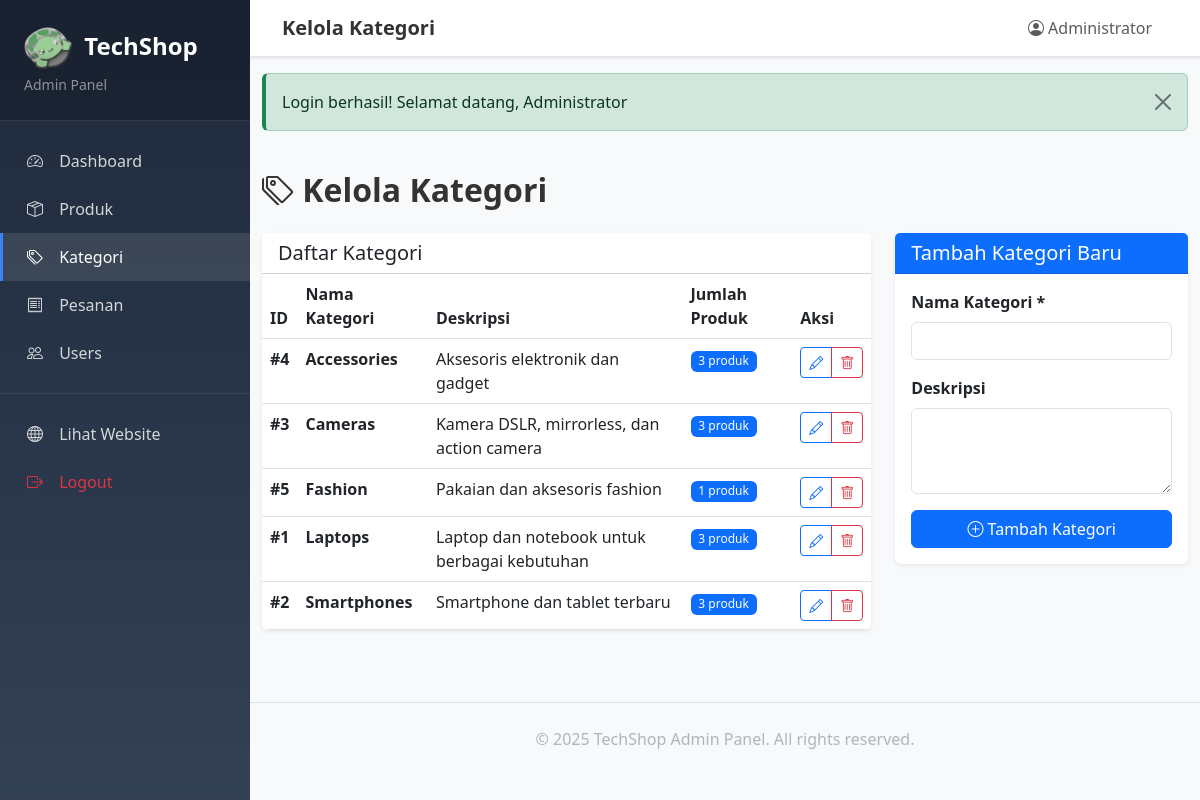
Screenshot of /admin/categories.php (signed in) with the database file from the repository.
### tables this page shows
CREATE TABLE `categories` (
  `cat_id` int(11) NOT NULL,
  `cat_title` varchar(100) NOT NULL,
  `cat_description` text DEFAULT NULL,
  `image` varchar(255) DEFAULT NULL,
  `created_at` timestamp NULL DEFAULT current_timestamp()
);

### db.php (called while the page is built, shortened)
<?php
function clean($string) {
    return htmlspecialchars(trim($string), ENT_QUOTES, 'UTF-8');
}
?>

### config.php (called while the page is built, shortened)
<?php
function truncate($text, $length = 100) {
    if (strlen($text) <= $length) {
        return $text;
    }
    return substr($text, 0, $length) . '...';
}
?>

### admin/categories.php (the view, shortened to what this page needs)
<?php
require_once '../db.php';
require_once '../config.php';
$query = "SELECT c.*, COUNT(p.id) as product_count
          FROM categories c
          LEFT JOIN products p ON c.cat_id = p.product_cat
          GROUP BY c.cat_id
          ORDER BY c.cat_title";
$categories = mysqli_query($conn, $query);
$edit_category = null;
include 'header_admin.php';
?>
<div class="container-fluid py-4">
    <h2 class="fw-bold mb-4"><i class="bi bi-tags"></i> Kelola Kategori</h2>
    <div class="row g-4">
        <div class="col-lg-8">
            <div class="card border-0 shadow-sm">
                <div class="card-header bg-white">
                    <h5 class="mb-0">Daftar Kategori</h5>
                </div>
                <div class="card-body p-0">
                    <div class="table-responsive">
                        <table class="table table-hover mb-0">
                            <thead class="bg-light">
                                <tr>
                                    <th>ID</th>
                                    <th>Nama Kategori</th>
                                    <th>Deskripsi</th>
                                    <th>Jumlah Produk</th>
                                    <th>Aksi</th>
                                </tr>
                            </thead>
                            <tbody>
                                <?php while ($cat = mysqli_fetch_assoc($categories)): ?>
                                    <tr>
                                        <td><strong>#<?php echo $cat['cat_id']; ?></strong></td>
                                        <td><strong><?php echo clean($cat['cat_title']); ?></strong></td>
                                        <td><?php echo clean(truncate($cat['cat_description'] ?? '', 50)); ?></td>
                                        <td>
                                            <span class="badge bg-primary"><?php echo $cat['product_count']; ?> produk</span>
                                        </td>
                                        <td>
                                            <div class="btn-group btn-group-sm">
                                                <a href="?edit=<?php echo $cat['cat_id']; ?>" class="btn btn-outline-primary">
                                                    <i class="bi bi-pencil"></i>
                                                </a>
                                                <button type="button"
                                                        class="btn btn-outline-danger btn-delete-category"
                                                        data-id="<?php echo $cat['cat_id']; ?>"
                                                        data-name="<?php echo clean($cat['cat_title']); ?>">
                                                    <i class="bi bi-trash"></i>
                                                </button>
                                            </div>
                                        </td>
                                    </tr>
                                <?php endwhile; ?>
                            </tbody>
                        </table>
                    </div>
                </div>
            </div>
        </div>
        <div class="col-lg-4">
            <div class="card border-0 shadow-sm">
                <div class="card-header bg-primary text-white">
                    <h5 class="mb-0">
                        <?php echo $edit_category ? 'Edit Kategori' : 'Tambah Kategori Baru'; ?>
                    </h5>
                </div>
                <div class="card-body">
                    <form method="POST" action="">
                        <div class="mb-3">
                            <label class="form-label fw-bold">Nama Kategori *</label>
                            <input type="text" class="form-control" name="cat_title" required
                                   value="<?php echo $edit_category ? clean($edit_category['cat_title']) : ''; ?>">
                        </div>
                        <div class="mb-3">
                            <label class="form-label fw-bold">Deskripsi</label>
                            <textarea class="form-control" name="cat_description" rows="3"><?php echo $edit_category ? clean($edit_category['cat_description']) : ''; ?></textarea>
                        </div>
                        <div class="d-grid gap-2">
                            <?php if ($edit_category): ?>
                                <button type="submit" name="edit_category" class="btn btn-primary">
                                    <i class="bi bi-save"></i> Update Kategori
                                </button>
                                <a href="<?php echo BASE_URL; ?>/admin/categories.php" class="btn btn-outline-secondary">
                                    <i class="bi bi-x-circle"></i> Batal
                                </a>
                            <?php else: ?>
                                <button type="submit" name="add_category" class="btn btn-primary">
                                    <i class="bi bi-plus-circle"></i> Tambah Kategori
                                </button>
                            <?php endif; ?>
                        </div>
                    </form>
                </div>
            </div>
        </div>
    </div>
</div>
<?php include 'footer_admin.php'; ?>

### css/style.css (style rules this page uses)
:root { --primary-color: #0d6efd; --secondary-color: #6c757d; --success-color: #198754; --danger-color: #dc3545; --warning-color: #ffc107; --info-color: #0dcaf0; --dark-color: #212529; --light-bg: #f8f9fa; }
body { font-family: 'Segoe UI', Tahoma, Geneva, Verdana, sans-serif; color: #333; }
.btn { transition: all 0.3s ease; }
.card { transition: box-shadow 0.3s ease; }
.badge { font-weight: 500; padding: 0.35em 0.65em; }
.table-responsive { border-radius: 0.5rem; overflow: hidden; }
.table thead { font-weight: 600; }
.table-hover tbody tr { transition: background-color 0.2s ease; }

### admin/header_admin.php (style rules this page uses)
:root { --sidebar-width: 250px; }
body { background-color: #f8f9fa; }

### rows the page displays
categories: cat_id "4", cat_title "Accessories", cat_description "Aksesoris elektronik dan gadget", product_count "3"
categories: cat_id "3", cat_title "Cameras", cat_description "Kamera DSLR, mirrorless, dan action camera", product_count "3"
categories: cat_id "5", cat_title "Fashion", cat_description "Pakaian dan aksesoris fashion", product_count "1"
categories: cat_id "1", cat_title "Laptops", cat_description "Laptop dan notebook untuk berbagai kebutuhan", product_count "3"
categories: cat_id "2", cat_title "Smartphones", cat_description "Smartphone dan tablet terbaru", product_count "3"

### other values shown
$page_title "Kelola Kategori"
$_SESSION['user_name'] "Administrator"
$flash['message'] "Login berhasil! Selamat datang, Administrator"
